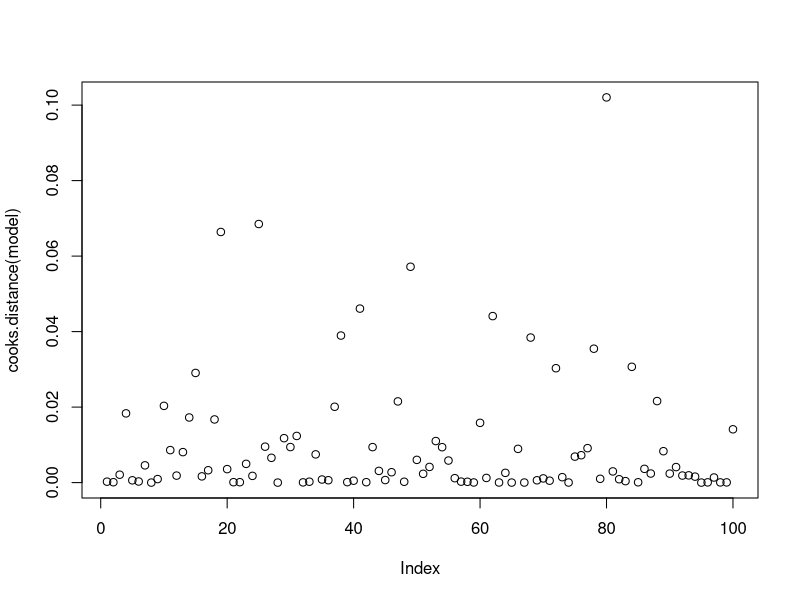
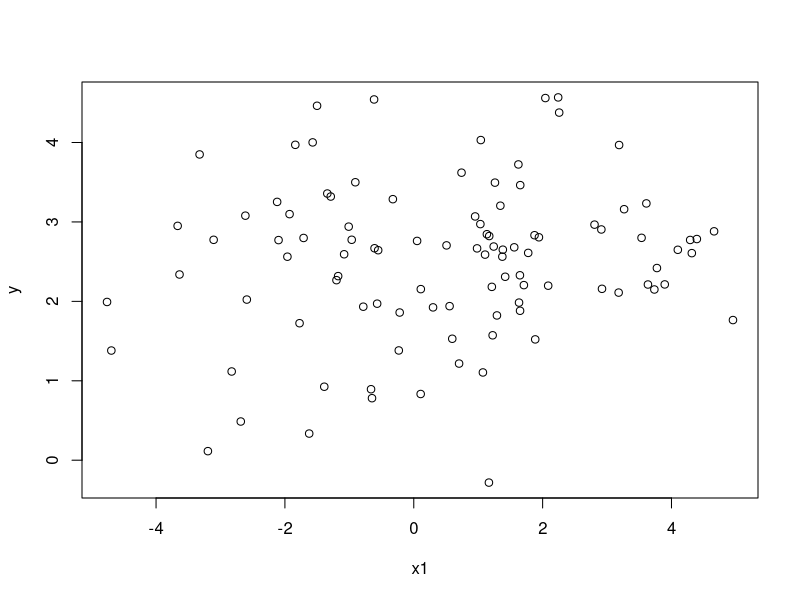
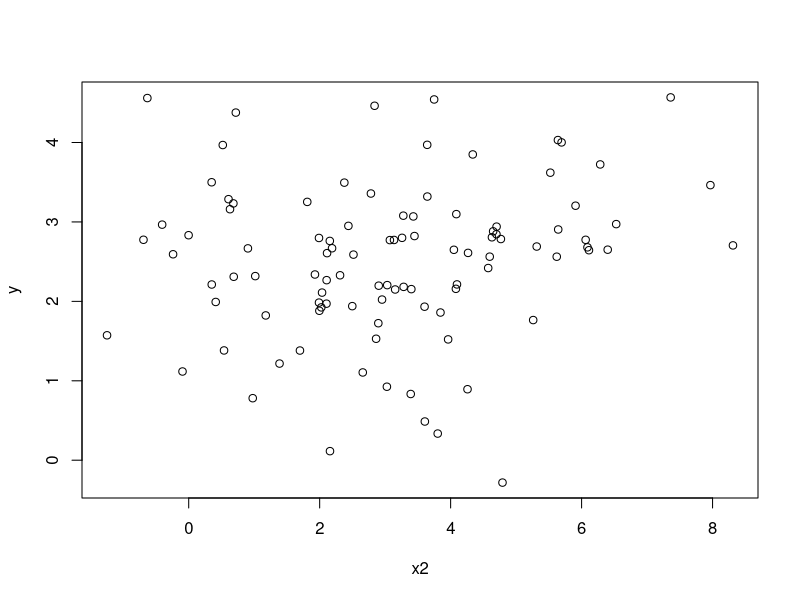
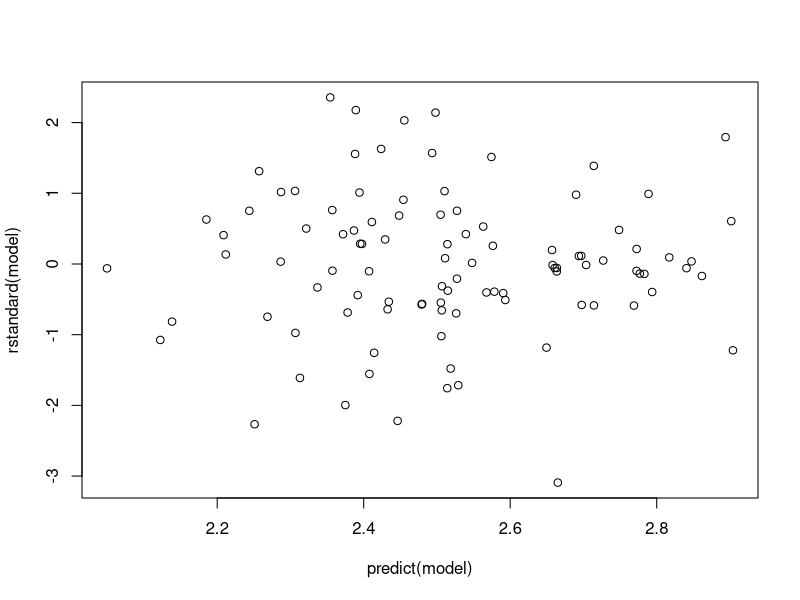
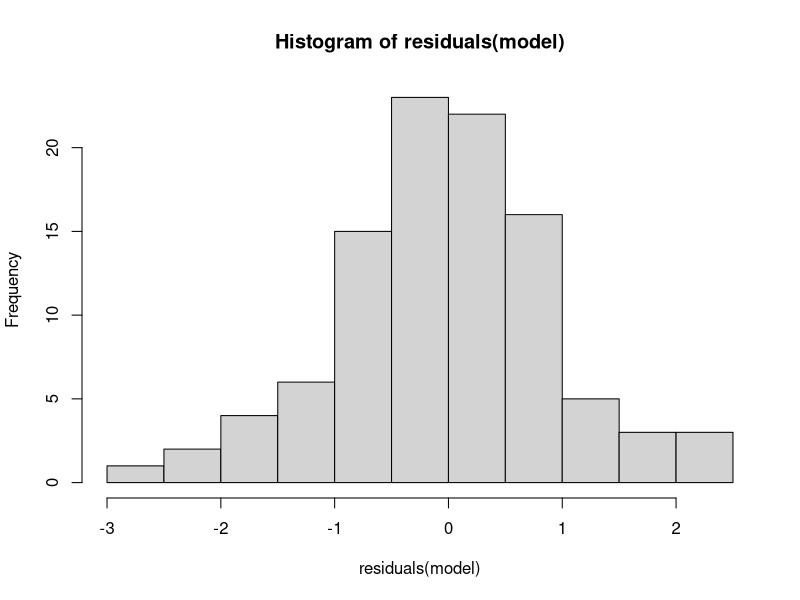
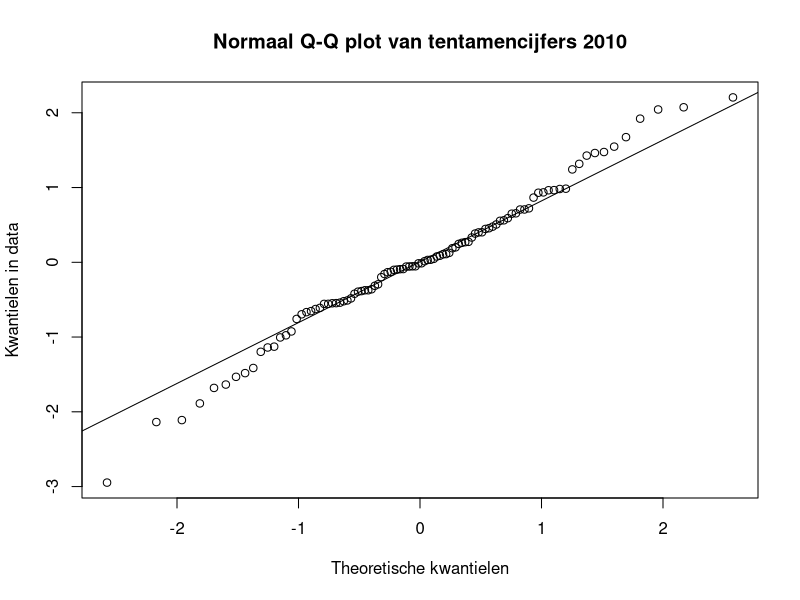

The R source for these figures, in order: (Note: this script raises an error after producing the figures.)
## +++++++++++++++++++++++++++++++++++++++++++++++++++++++++++++++++++++++++++++
## Regressie oefenen.R ####
## +++++++++++++++++++++++++++++++++++++++++++++++++++++++++++++++++++++++++++++
## R code voor Student Analytics Vrije Universiteit Amsterdam
## Copyright 2020 VU
## Web Page: http://www.vu.nl
## Contact: Theo Bakker (t.c.bakker@vu.nl)
## Verspreiding buiten de VU: Nee
##
## Doel: Doel
##
## Afhankelijkheden: Afhankelijkheid
##
## Datasets: Datasets
##
## Opmerkingen:
## 1) Geen.
## 2) ___
##
## ++++++++++++++++++++++++++++++++++++++++++++++++++++++++++++++++++++++++++++
## TODO:
## 1) ___.
##
## ++++++++++++++++++++++++++++++++++++++++++++++++++++++++++++++++++++++++++++
## Geschiedenis:
## 16-07-2020: EG: Aanmaak bestand
## ++++++++++++++++++++++++++++++++++++++++++++++++++++++++++++++++++++++++++++

# links
# https://stats.stackexchange.com/questions/65713/if-you-run-ols-regression-on-cross-sectional-data-should-you-test-for-autocorre

library(rms)

set.seed(12345)

x1 <- rnorm(100,0,2)

x2 <- rnorm(100,3,2)

y <- 2.3 + 0.7 * x1 - 0.4 * x2 + rnorm(100,0,1)
y <- 2.3 + 0 * x1 - 0 * x2 + rnorm(100,0,1)

dat <- data.frame(y,x1,x2)

model <- lm(y ~ x1 + x2)
summary(model)
# Outliers
plot(cooks.distance(model))

mahalanobis(cbind(x1,x2),
            c(mean(x1),mean(x2)),
            cov(cbind(x1,x2)))

rstandard(model)

# mahalanbobis is leverage, cooks is ifluence, andere zijn outliers

# Influential points

# Linearity
plot(x1, y)
plot(x2, y)

# Homoskedasticity
plot(predict(model), rstandard(model))

# Normality
hist(residuals(model))

qqnorm(residuals(model), pch = 1,
       main = "Normaal Q-Q plot van tentamencijfers 2010",
       ylab = "Kwantielen in data",
       xlab = "Theoretische kwantielen")
qqline(residuals(model))

# Multicollinearity
rms::vif(model)


### Assumptie normaliteit of heteroskedasticity violated -> bootstrapping

## Parametric, niet helemaal wat we willen
## Bootstrap F-test
#library(pbkrtest)
#anova(m2,m1)
#m1 <- lm(y ~ 1, dat)
#m2 <- lm(y ~ x1 + x2, dat)
#PBmodcomp(m2, m1, nsim = 1000, seed = 12345, )
#library(lmtest)
#lrtest(m1,m2)

# Bootstrapped se and CI coefficients
library(car)
Boot(model, R = 1000)
Confint(Boot(model, R = 100), type = "bca")
anova(model)
# anova geeft test voor hele categorische variabele, niet alleen voor dummies
# handig!

Ff <- c()
lis <- list()
for (i in 1:50000) {
  bootstrap <- sample.int(100,100,replace = TRUE)
  dat_bootstrap <- cbind.data.frame(y = dat$y, x1 = dat$x1[bootstrap], x2 = dat$x2[bootstrap])
  mod <- lm(y ~ x1 + x2, dat_bootstrap)
  Ff[i] <- summary(mod)$fstatistic[1]
  lis[[i]] <- coefficients(mod)
  print(i)
}
hist(Ff)
sum(Ff >= summary(model)$fstatistic[1]) / length(Ff)




###### OUD

#Func <- function(mod){
#  output <- summary(mod)$fstatistic[1]
#  output
#}
#bb <- Boot(model, Func, R = 100)
#sum(summary(model)$fstatistic[1] >= bb$t) / 100
# Werkt niet, want F is niet op null model berekend, zie onder

# F test los uitvoeren voor lineaire regressie
#linearHypothesis.default(model, c("x1 = 0", "x2 = 0"))

# werkt niet
#Ff <- c()
#for (i in 1:1000) {
#  dat_b <- dat[sample.int(100,100,replace = TRUE),] 
#  mod <- lm(y ~ 1, dat_b)
#  Ff[i] <- summary(mod)$fstatistic[1]
#  print(i)
#}
#hist(Ff)
#sum(summary(model)$fstatistic[1] >= Ff) / length(Ff)

# je moet zelf bootstrap maken door predictors en afhankelijke variabele
# apart te sampelen zodat ze random gekoppeld zijn, dan zou er geen relatie
# moeten zijn, dus heb je null model als het ware. Dan verzamel je F verdeling
# en daarmee vergelijk je F die uit echte data komt.


###########################################################################


#library(lmPerm)

#pmodel <- lmp(y ~ x1 + x2, dat, perm = "Exact")
#pmodel <- lmp(y ~ x1 + x2, dat, perm = "")
#summary(pmodel)
